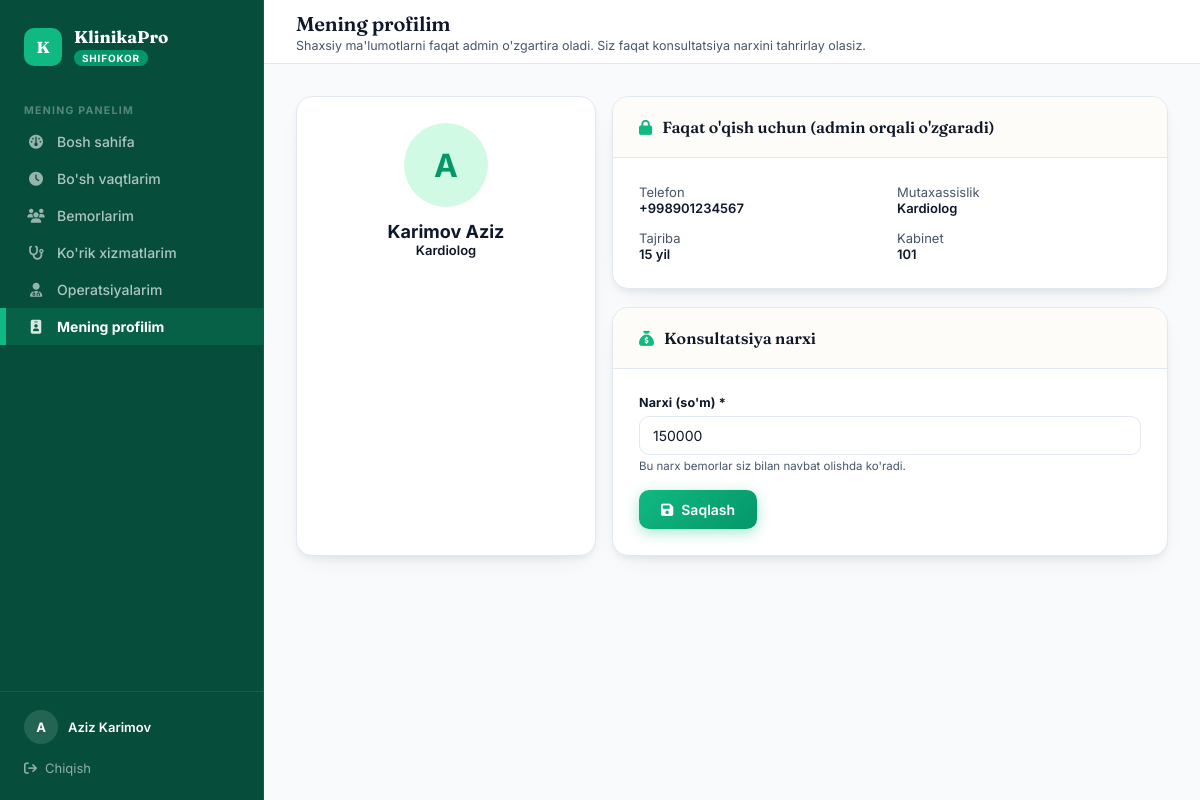
Page /doctors/panel/profile/ (signed in) on the committed database.
### accounts/models.py (models this page shows, shortened)
class User(AbstractUser):
    ROLE_CHOICES = [
        ('admin', 'Administrator'),
        ('doctor', 'Shifokor'),
        ('patient', 'Bemor'),
    ]
    role = models.CharField(max_length=10, choices=ROLE_CHOICES, default='patient')
    phone = models.CharField(max_length=20, blank=True)

### doctors/models.py (models this page shows, shortened)
class Doctor(models.Model):
    GENDER_CHOICES = [('M', 'Erkak'), ('F', 'Ayol')]
    user = models.OneToOneField(settings.AUTH_USER_MODEL, on_delete=models.CASCADE, related_name='doctor_profile')
    first_name = models.CharField(max_length=100, verbose_name="1. Ism")
    last_name = models.CharField(max_length=100, verbose_name="2. Familiya")
    phone = models.CharField(max_length=20, verbose_name="3. Telefon")
    gender = models.CharField(max_length=1, choices=GENDER_CHOICES, verbose_name="4. Jinsi")
    specialization = models.ForeignKey(Specialization, on_delete=models.SET_NULL, null=True, verbose_name="5. Mutaxassislik")
    experience_years = models.PositiveIntegerField(default=0, verbose_name="6. Ish tajribasi (yil)")
    consultation_price = models.DecimalField(max_digits=12, decimal_places=0, default=0, verbose_name="7. Konsultatsiya narxi")
    cabinet = models.ForeignKey('rooms.Cabinet', on_delete=models.SET_NULL, null=True, blank=True, related_name='doctors', verbose_name="8. Kabinet (xona)")
    photo = models.ImageField(upload_to='doctors/', blank=True, verbose_name="9. Rasmi")
    bio = models.TextField(blank=True, verbose_name="10. Qisqacha ma'lumot")
    is_active = models.BooleanField(default=True)
    created_at = models.DateTimeField(auto_now_add=True)
    @property
    def full_name(self):
        return f"{self.last_name} {self.first_name}"
    class Meta:
        verbose_name = "Shifokor"
        verbose_name_plural = "Shifokorlar"

class Specialization(models.Model):
    name = models.CharField(max_length=200, verbose_name="Mutaxassislik")
    def __str__(self):
        return self.name
    class Meta:
        verbose_name = "Mutaxassislik"
        verbose_name_plural = "Mutaxassisliklar"

### rooms/models.py (models this page shows, shortened)
class Cabinet(models.Model):
    number = models.CharField(max_length=10, unique=True, verbose_name="Kabinet raqami")
    floor = models.PositiveIntegerField(verbose_name="Qavat")
    description = models.CharField(max_length=200, blank=True, verbose_name="Izoh")
    is_active = models.BooleanField(default=True)
    class Meta:
        verbose_name = "Kabinet (qabul xonasi)"
        verbose_name_plural = "Kabinetlar (qabul xonalari)"
        ordering = ['number']

### doctors/views.py (the view, shortened to what this page needs)
# urls.py: path('panel/profile/', views.doctor_profile_edit, name='doctor_profile_edit'),
@login_required
@role_required('doctor')
def doctor_profile_edit(request):
    doctor = request.user.doctor_profile
    return render(request, 'doctors/profile_edit.html', {'doctor': doctor})

### templates/doctors/profile_edit.html (shortened to what this page needs)
{% extends "base.html" %}
{% block page_title %}Mening profilim{% endblock %}
{% block page_sub %}<div class="sub">Shaxsiy ma'lumotlarni faqat admin o'zgartira oladi. Siz faqat konsultatsiya narxini tahrirlay olasiz.</div>{% endblock %}
{% block content %}
<div class="grid-2" style="grid-template-columns:300px 1fr;">
  <div class="panel" style="text-align:center; padding:26px;">
    <div style="width:84px; height:84px; border-radius:50%; background:var(--role-doctor-soft); color:var(--role-doctor); display:flex; align-items:center; justify-content:center; font-size:32px; font-weight:700; margin:0 auto 14px;">{{ doctor.first_name|first }}</div>
    <div style="font-size:18px; font-weight:700;">{{ doctor.full_name }}</div>
    <div style="color:var(--terracotta); font-size:13px; font-weight:600;">{{ doctor.specialization }}</div>
  </div>
  <div>
    <div class="panel" style="margin-bottom:18px;">
      <div class="panel-head"><div class="panel-title"><i class="fa-solid fa-lock"></i> Faqat o'qish uchun (admin orqali o'zgaradi)</div></div>
      <div class="panel-body" style="font-size:13px;">
        <div style="display:grid; grid-template-columns:1fr 1fr; gap:14px;">
          <div><span style="color:var(--ink-soft);">Telefon</span><div style="font-weight:600;">{{ doctor.phone }}</div></div>
          <div><span style="color:var(--ink-soft);">Mutaxassislik</span><div style="font-weight:600;">{{ doctor.specialization }}</div></div>
          <div><span style="color:var(--ink-soft);">Tajriba</span><div style="font-weight:600;">{{ doctor.experience_years }} yil</div></div>
          <div><span style="color:var(--ink-soft);">Kabinet</span><div style="font-weight:600;">{% if doctor.cabinet %}{{ doctor.cabinet.number }}{% else %}—{% endif %}</div></div>
        </div>
      </div>
    </div>
    <div class="panel">
      <div class="panel-head"><div class="panel-title"><i class="fa-solid fa-sack-dollar"></i> Konsultatsiya narxi</div></div>
      <div class="panel-body">
        <form method="post">
          <div class="field">
            <label>Narxi (so'm) *</label>
            <input type="number" name="consultation_price" value="{{ doctor.consultation_price }}" required>
            <div class="hint">Bu narx bemorlar siz bilan navbat olishda ko'radi.</div>
          </div>
          <button type="submit" class="btn btn-primary"><i class="fa-solid fa-floppy-disk"></i> Saqlash</button>
        </form>
      </div>
    </div>
  </div>
</div>
{% endblock %}

### templates/base.html (shortened to what this page needs)
<!DOCTYPE html>
<html lang="uz">
<head>
<link href="https://cdnjs.cloudflare.com/ajax/libs/font-awesome/6.4.0/css/all.min.css" rel="stylesheet">
</head>
<body>
{% if user.is_authenticated %}
<nav class="sidebar">
  <div class="sb-brand">
    <div class="sb-mark">K</div>
    <div>
      <div class="sb-name">KlinikaPro</div>
      <span class="sb-role-tag {{ user.role }}">{{ user.get_role_display }}</span>
    </div>
  </div>
  {% if user.role == 'admin' %}
  <div class="sb-section">Asosiy</div>
  <a href="{% url 'admin_dashboard' %}" class="sb-link {% if request.resolver_match.url_name == 'admin_dashboard' %}active{% endif %}"><i class="fa-solid fa-gauge"></i> Bosh sahifa</a>
  <div class="sb-section">Odamlar</div>
  <a href="{% url 'doctors' %}" class="sb-link {% if request.resolver_match.url_name == 'doctors' or request.resolver_match.url_name == 'doctor_add' or request.resolver_match.url_name == 'doctor_detail_admin' or request.resolver_match.url_name == 'doctor_credentials' %}active{% endif %}"><i class="fa-solid fa-user-doctor"></i> Shifokorlar</a>
  <a href="{% url 'doctor_services_admin' %}" class="sb-link {% if request.resolver_match.url_name == 'doctor_services_admin' %}active{% endif %}"><i class="fa-solid fa-stethoscope"></i> Shifokor xizmatlari</a>
  <a href="{% url 'patients' %}" class="sb-link {% if request.resolver_match.url_name == 'patients' or request.resolver_match.url_name == 'patient_detail_admin' %}active{% endif %}"><i class="fa-solid fa-users"></i> Bemorlar</a>
  <a href="{% url 'appointment_list_admin' %}" class="sb-link {% if request.resolver_match.url_name == 'appointment_list_admin' %}active{% endif %}"><i class="fa-solid fa-calendar-check"></i> Navbatlar</a>
  <div class="sb-section">Xonalar</div>
  <a href="{% url 'wards' %}" class="sb-link {% if request.resolver_match.url_name == 'wards' %}active{% endif %}"><i class="fa-solid fa-bed-pulse"></i> Palatalar (yotish)</a>
  <a href="{% url 'admissions' %}" class="sb-link {% if request.resolver_match.url_name == 'admissions' %}active{% endif %}"><i class="fa-solid fa-hospital-user"></i> Yotgan bemorlar</a>
  <a href="{% url 'cabinets' %}" class="sb-link {% if request.resolver_match.url_name == 'cabinets' %}active{% endif %}"><i class="fa-solid fa-door-open"></i> Kabinetlar (qabul)</a>
  <div class="sb-section">Moliya</div>
  <a href="{% url 'kassa' %}" class="sb-link {% if request.resolver_match.url_name == 'kassa' %}active{% endif %}"><i class="fa-solid fa-cash-register"></i> Kassa</a>
  <a href="{% url 'expenses' %}" class="sb-link {% if request.resolver_match.url_name == 'expenses' %}active{% endif %}"><i class="fa-solid fa-receipt"></i> Xarajatlar</a>
  <a href="{% url 'reports' %}" class="sb-link {% if request.resolver_match.url_name == 'reports' %}active{% endif %}"><i class="fa-solid fa-chart-bar"></i> Hisobotlar</a>
  <div class="sb-section">Dorixona</div>
  <a href="{% url 'medicines' %}" class="sb-link {% if request.resolver_match.url_name == 'medicines' %}active{% endif %}"><i class="fa-solid fa-pills"></i> Mahsulotlar</a>
  <a href="{% url 'medicine_income' %}" class="sb-link {% if request.resolver_match.url_name == 'medicine_income' %}active{% endif %}"><i class="fa-solid fa-truck-medical"></i> Kelishi</a>
  <div class="sb-section">Boshqa</div>
  <a href="{% url 'operations' %}" class="sb-link {% if request.resolver_match.url_name == 'operations' %}active{% endif %}"><i class="fa-solid fa-scalpel"></i> Operatsiyalar</a>
  <a href="{% url 'staff_list' %}" class="sb-link {% if 'staff' in request.resolver_match.url_name %}active{% endif %}"><i class="fa-solid fa-id-card-clip"></i> Hodimlar</a>
  {% elif user.role == 'doctor' %}
  <div class="sb-section">Mening panelim</div>
  <a href="{% url 'doctor_dashboard' %}" class="sb-link {% if request.resolver_match.url_name == 'doctor_dashboard' %}active{% endif %}"><i class="fa-solid fa-gauge"></i> Bosh sahifa</a>
  <a href="{% url 'availability_manage' %}" class="sb-link {% if request.resolver_match.url_name == 'availability_manage' %}active{% endif %}"><i class="fa-solid fa-clock"></i> Bo'sh vaqtlarim</a>
  <a href="{% url 'doctor_patients' %}" class="sb-link {% if request.resolver_match.url_name == 'doctor_patients' %}active{% endif %}"><i class="fa-solid fa-users"></i> Bemorlarim</a>
  <a href="{% url 'doctor_services' %}" class="sb-link {% if request.resolver_match.url_name == 'doctor_services' %}active{% endif %}"><i class="fa-solid fa-stethoscope"></i> Ko'rik xizmatlarim</a>
  <a href="{% url 'doctor_operations' %}" class="sb-link {% if request.resolver_match.url_name == 'doctor_operations' %}active{% endif %}"><i class="fa-solid fa-user-md"></i> Operatsiyalarim</a>
  <a href="{% url 'doctor_profile_edit' %}" class="sb-link {% if request.resolver_match.url_name == 'doctor_profile_edit' %}active{% endif %}"><i class="fa-solid fa-id-badge"></i> Mening profilim</a>
  {% endif %}
  <div class="sb-foot">
    <div class="sb-user">
      <div class="sb-avatar">{{ user.first_name|first|upper|default:user.username|first|upper }}</div>
      <div>
        <div class="sb-username">{{ user.first_name|default:user.username }} {{ user.last_name }}</div>
      </div>
    </div>
    <a href="{% url 'logout' %}" class="sb-logout"><i class="fa-solid fa-arrow-right-from-bracket"></i> Chiqish</a>
  </div>
</nav>
<div class="main">
  <header class="topbar">
    <div>
      <h1>{% block page_title %}{% endblock %}</h1>
      {% block page_sub %}{% endblock %}
    </div>
  </header>
  <div class="content">
    {% block content %}{% endblock %}
  </div>
</div>
{% else %}
{% block noauth %}{% endblock %}
{% endif %}
</body>
</html>

### rows in the picture
User: role "SHIFOKOR", first_name|first "A", first_name "Aziz", last_name "Karimov"
Doctor: first_name|first "A", full_name "Karimov Aziz", specialization "Kardiolog", phone "+998901234567", experience_years "15", cabinet.number "101", consultation_price "150000"
